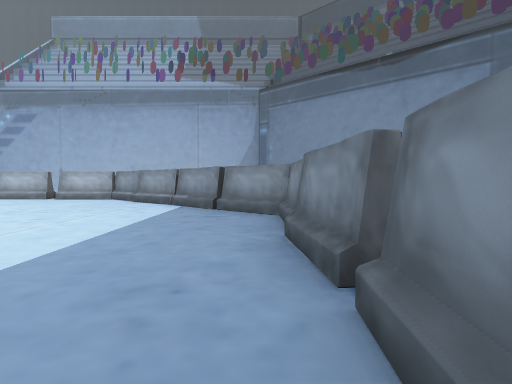
[1] (above)

17 first-person views from a walk through a Unity game level. The camera is 0.68 m above the floor, tilts 2° down and sees 75° across. The floor is counted in squares, 1 m on a side. Each view is taken from the middle of a square. On the plan, view 1 faces up. The plan holds only what a view shows up to about 10 squares ahead; the rest is blank. The place goes on beyond the plan.

[2]
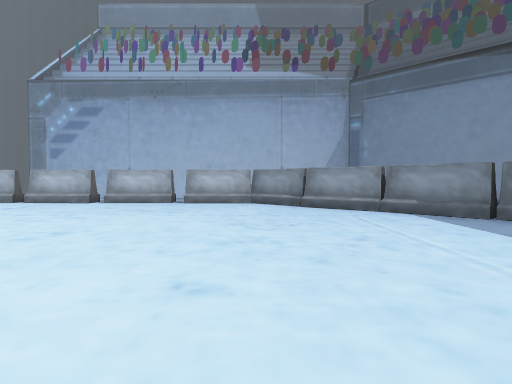

[3]
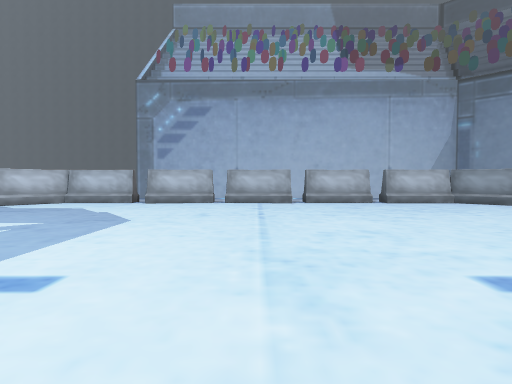

[4]
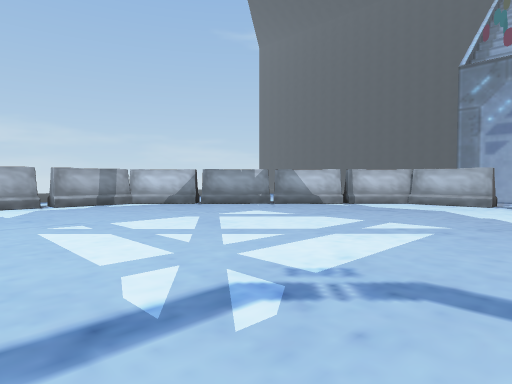

[5]
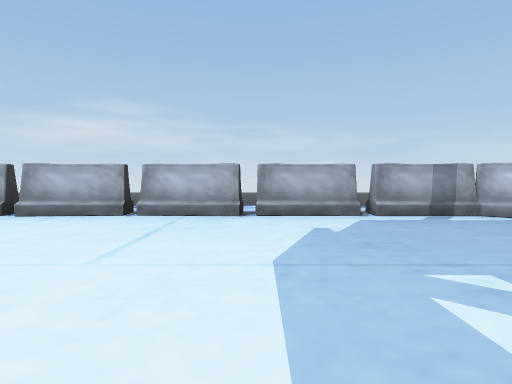

[6]
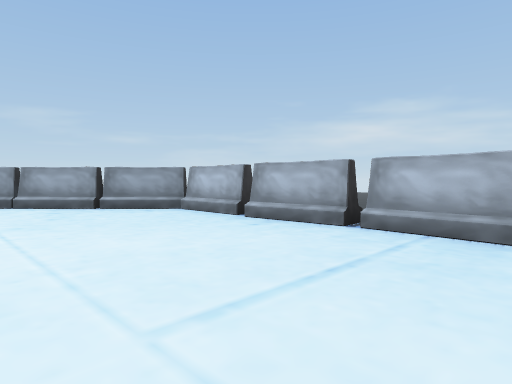

[7]
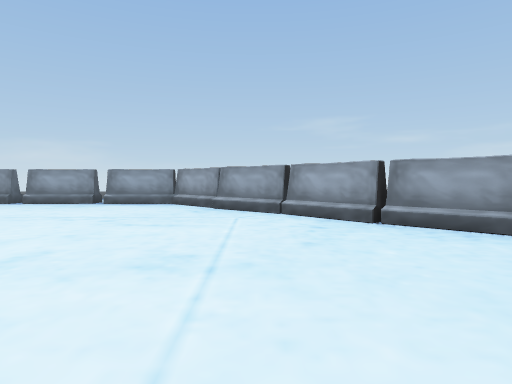

[8]
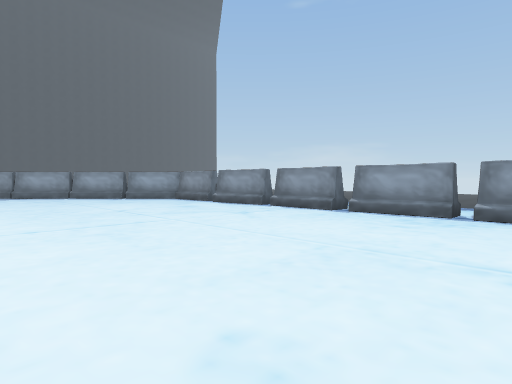

[9]
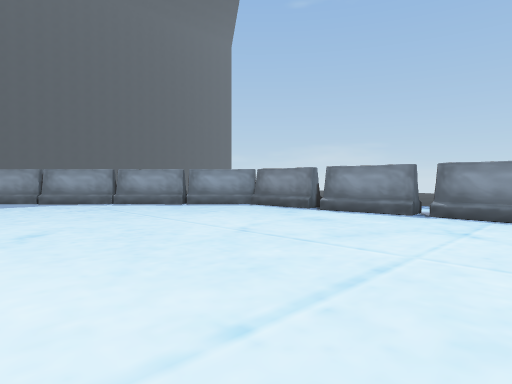

[10]
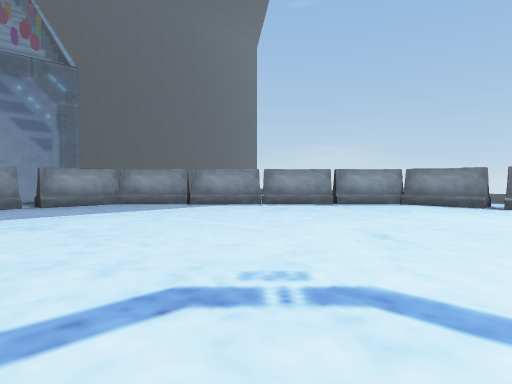

[11]
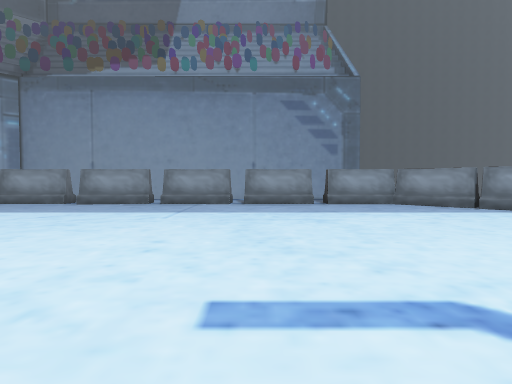

[12]
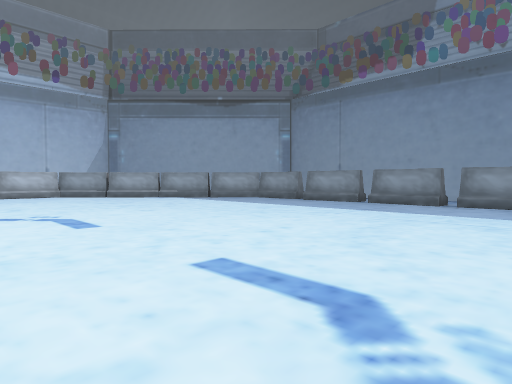

[13]
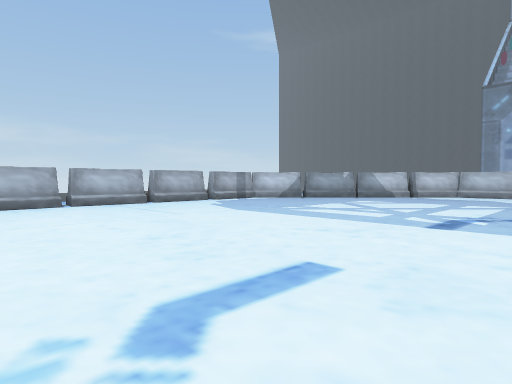

[14]
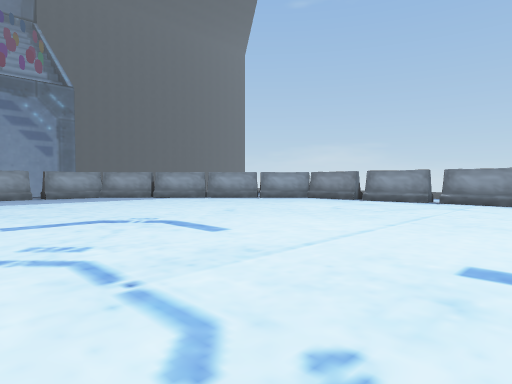

[15]
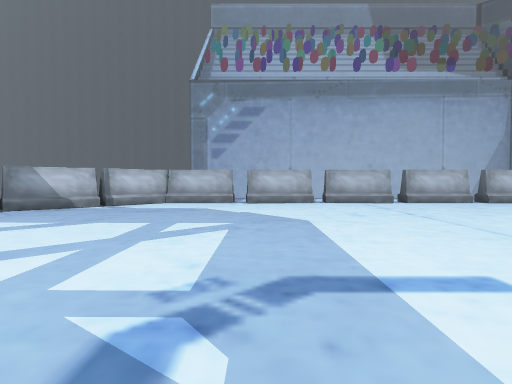

[16]
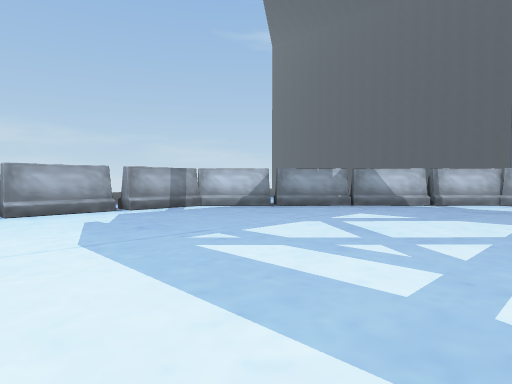

[17]
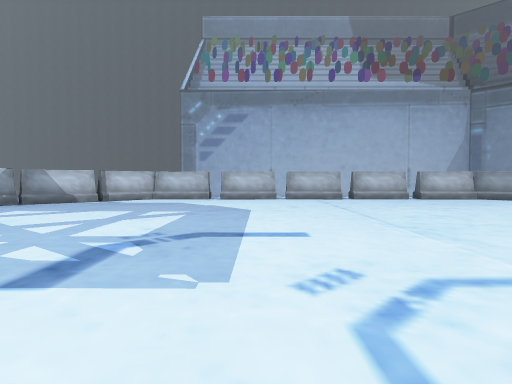

### Floor plan
Points are (right, up) in squares from view 1. A wall is a line through its corners. A room is listed if a view was taken in it or the views show most of it. See-through windows are left out.
Room 1 (views 1, 2, 3, 4, 5, 6, 7, 8, 9, 10, 11, 12, 13, 14, 15, 16, 17)
walls: (-9.9, 12) (-12, 12); (-12.2, 12) (-14.2, 12); (-22.4, -0.5) (-22.4, -2.5); (-22.5, 1.7) (-22.4, -0.3); (0.5, 2.1) (0.4, 4.1); (-14.7, 12) (-16.6, 12); (0.6, -0.3) (0.7, 1.7); (-22.5, -1.2) (-22.5, -1.8); (-11.9, -10.7) (-9.9, -10.7); (0.7, 2.1) (0.5, 4); (-17.8, 10.6) (-18.2, 11); (-9.6, -10.7) (-7.6, -10.7); (-22.5, 4) (-22.5, 2); (-8.9, -10.7) (-8.3, -10.7); (-18.3, 10.4) (-18.9, 10); (-20.9, 7.7) (-21.3, 8); (0.4, -2.6) (0.5, -0.6); (0.5, 4.3) (0.3, 6.3); (-20.2, 8.7) (-20.6, 8.2); (-22.4, -2.8) (-22.4, -5) (-16.5, -10.7) (-14.6, -10.7); (-2.3, 9.3) (-5, 12) (-7.1, 12); (-2.7, 9.8) (-3.3, 10.2); (-14.3, -10.7) (-12.2, -10.7); (1.1, -0.3) (0.4, -0.2); (-7.2, -10.7) (-5.4, -10.7); (0.8, -2.7) (0.7, -1.3); (-21, -6.3) (-20, -7.5); (-21.3, 7.9) (-21, 7.5); (0.9, 4.5) (1, 6.5); (0.6, 5.4) (0.6, 6.5); (-4, -9.3) (-3.6, -9.6); (-16.6, 12.2) (-22.5, 6.3) (-22.5, 4.3); (-0.6, 8.1) (-1, 7.7); (-4.5, 11.8) (-4.8, 12.2); (0.2, 6.8) (-0.4, 7.4); (0.5, 6.2) (-2.2, 9.3); (0.8, 5.5) (0.8, 6); (-17.6, -9.8) (-17.1, -10.2); (0.3, -5) (0.4, -3.1); (-2, -8.1) (-2.4, -7.8); (0.6, -4.7) (0.6, -3.7); (-3.5, -9.6) (-3.9, -9.2); (-5.3, -10.8) (0.6, -4.9)
low walls: (0.4, -0.2) (0.5, 1.8); (-7.5, 12) (-9.5, 12); (-16.6, 12) (-22.3, 6.2); (-5.4, -10.7) (0.6, -4.7); (1.2, -4.8) (1.1, -2.9)
ways out: gap at (-23, -3); gap at (-23, 0); gap at (-23, 2); gap at (-23, 4); gap at (-14, -11); gap at (-14, 12); gap at (-12, -11); gap at (-10, -11); gap at (-10, 12); gap at (-7, -11); gap at (-7, 12); gap at (1, -3); gap at (1, 0); gap at (1, 2); gap at (1, 4)

Where each view was taken, in squares from view 1:
view 1: 0 up, 0 right, facing up
view 2: 2 up, 5 left, facing up
view 3: 2 up, 11 left, facing up
view 4: 2 up, 13 left, facing up-left
view 5: 2 up, 16 left, facing left
view 6: 2 up, 18 left, facing down-left
view 7: 1 down, 19 left, facing down
view 8: 4 down, 16 left, facing down-right
view 9: 4 down, 12 left, facing down-right
view 10: 1 down, 9 left, facing down-right
view 11: 1 down, 9 left, facing right
view 12: 3 down, 9 left, facing up-right
view 13: 3 down, 13 left, facing up-left
view 14: 0 up, 13 left, facing down-right
view 15: 2 up, 14 left, facing up
view 16: 1 up, 15 left, facing up-left
view 17: 0 up, 13 left, facing up
